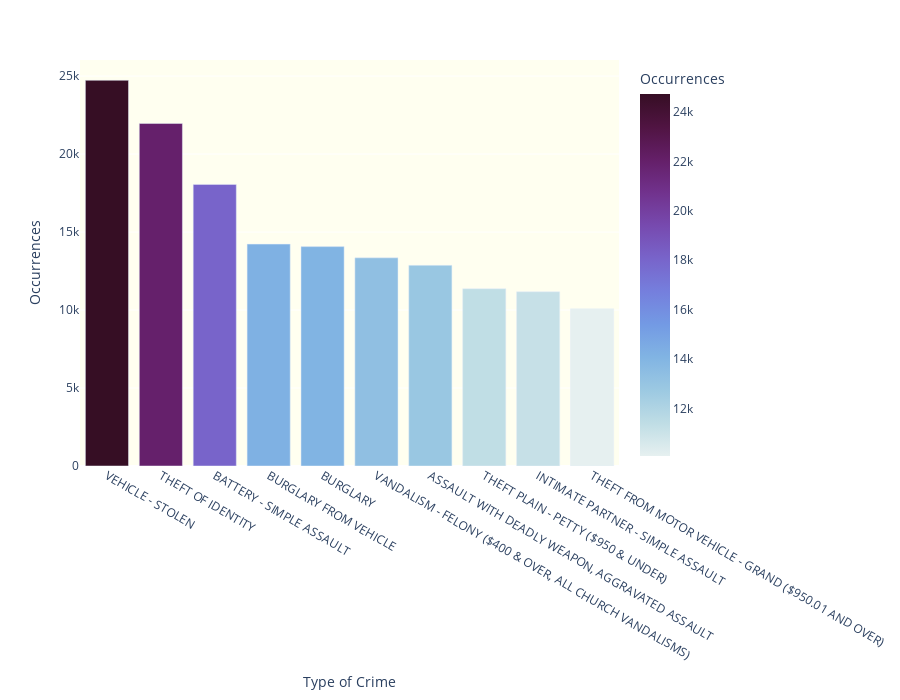

Notebook cell for this chart:
### Code cell
fig.update_layout({
    'plot_bgcolor': 'ivory',  # Set the background color to black
    'paper_bgcolor': 'white'  # Set the paper color (outside the plot area) to black
    })

fig.show()

### Figure 1 — Plotly figure (JSON) as saved in the notebook; plotly's stock layout.template omitted (floating-point values rounded to 4 significant figures)
{"data": [{"alignmentgroup": "True", "hovertemplate": "Type of Crime=%{x}<br>Occurrences=%{marker.color}<extra></extra>", "legendgroup": "", "marker": {"color": [24730, 21964, 18056, 14227, 14067, 13349, 12867, 11366, 11171, 10078], "coloraxis": "coloraxis", "pattern": {"shape": ""}}, "name": "", "offsetgroup": "", "orientation": "v", "showlegend": false, "textposition": "auto", "type": "bar", "x": ["VEHICLE - STOLEN", "THEFT OF IDENTITY", "BATTERY - SIMPLE ASSAULT", "BURGLARY FROM VEHICLE", "BURGLARY", "VANDALISM - FELONY ($400 & OVER, ALL CHURCH VANDALISMS)", "ASSAULT WITH DEADLY WEAPON, AGGRAVATED ASSAULT", "THEFT PLAIN - PETTY ($950 & UNDER)", "INTIMATE PARTNER - SIMPLE ASSAULT", "THEFT FROM MOTOR VEHICLE - GRAND ($950.01 AND OVER)"], "xaxis": "x", "y": [24730, 21964, 18056, 14227, 14067, 13349, 12867, 11366, 11171, 10078], "yaxis": "y"}], "layout": {"barmode": "relative", "coloraxis": {"colorbar": {"title": {"text": "Occurrences"}}, "colorscale": [[0, "rgb(230, 240, 240)"], [0.09091, "rgb(191, 221, 229)"], [0.1818, "rgb(156, 201, 226)"], [0.2727, "rgb(129, 180, 227)"], [0.3636, "rgb(115, 154, 228)"], [0.4545, "rgb(117, 127, 221)"], [0.5455, "rgb(120, 100, 202)"], [0.6364, "rgb(119, 74, 175)"], [0.7273, "rgb(113, 50, 141)"], [0.8182, "rgb(100, 31, 104)"], [0.9091, "rgb(80, 20, 66)"], [1, "rgb(54, 14, 36)"]]}, "height": 700, "legend": {"tracegroupgap": 0}, "margin": {"t": 60}, "paper_bgcolor": "white", "plot_bgcolor": "ivory", "xaxis": {"anchor": "y", "domain": [0, 1], "title": {"text": "Type of Crime"}}, "yaxis": {"anchor": "x", "domain": [0, 1], "title": {"text": "Occurrences"}}}}
